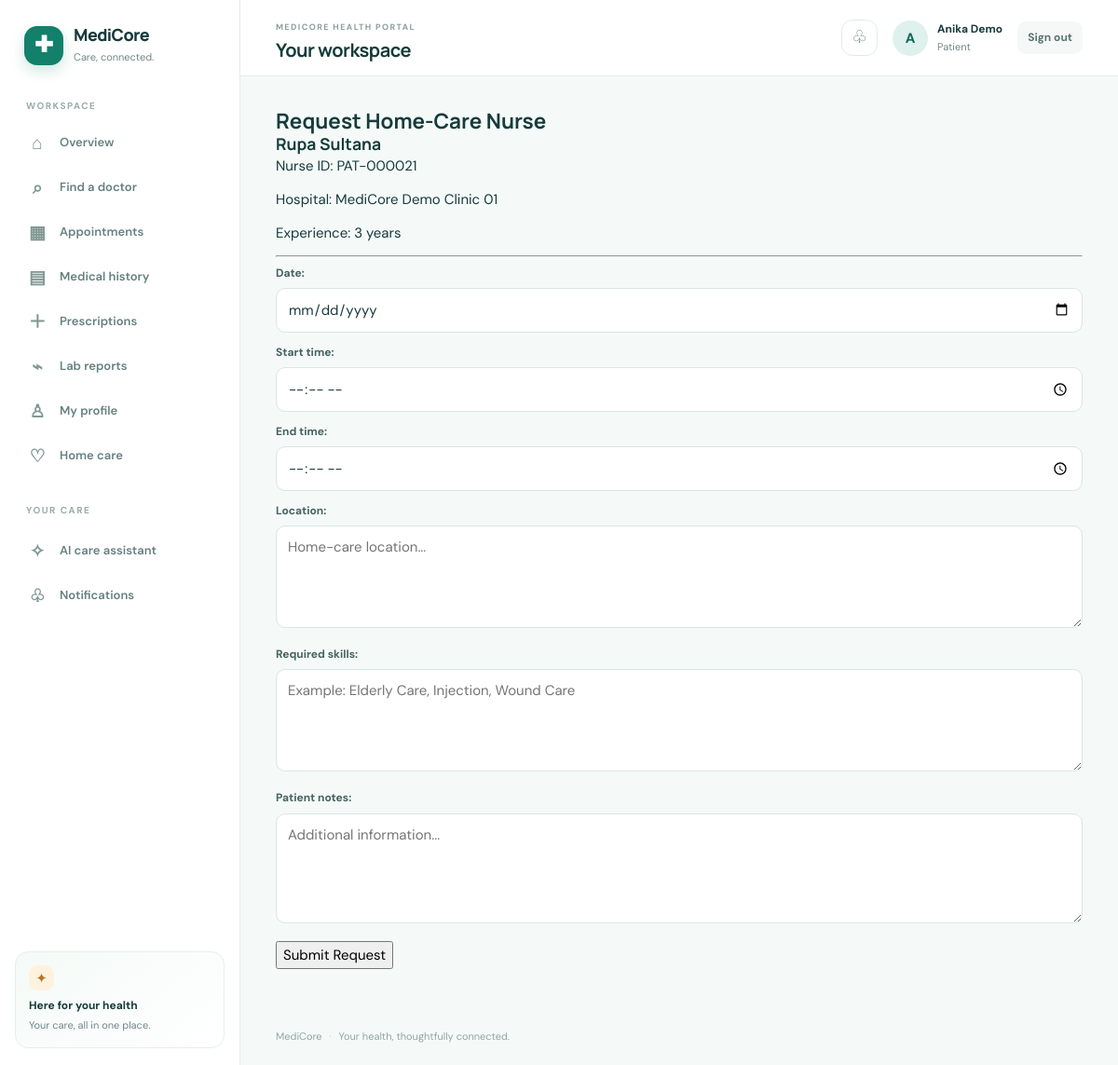
Page /nurses/home-care/request/1/ (signed in) on the committed database.
### apps/accounts/models.py (models this page shows, shortened)
class User(AbstractUser):
    role = models.CharField(
        max_length=20,
        choices=Role.choices,
        default=Role.PATIENT,
    )
    public_id = models.CharField(
        max_length=20,
        unique=True,
        blank=True,
    )
    is_verified = models.BooleanField(default=False)

### apps/nurses/models.py (models this page shows, shortened)
class NurseProfile(models.Model):
    user = models.OneToOneField(
        settings.AUTH_USER_MODEL,
        on_delete=models.CASCADE,
        related_name="nurse_profile",
    )
    qualification = models.CharField(
        max_length=255,
        blank=True,
    )
    experience_years = models.PositiveIntegerField(
        default=0,
    )
    skills = models.TextField(
        blank=True,
        help_text="Example: Elderly Care, Patient Care, Injection, Wound Care",
    )
    hospital = models.ForeignKey(
        Hospital,
        on_delete=models.SET_NULL,
        null=True,
        blank=True,
        related_name="nurse_profiles",
    )
    phone = models.CharField(
        max_length=20,
        blank=True,
    )
    bio = models.TextField(
        blank=True,
    )
    is_verified = models.BooleanField(
        default=False,
    )
    rating = models.DecimalField(
        max_digits=3,
        decimal_places=2,
        default=0,
    )
    total_reviews = models.PositiveIntegerField(
        default=0,
    )
    created_at = models.DateTimeField(
        default=timezone.now,
    )
    updated_at = models.DateTimeField(
        default=timezone.now,
    )

### apps/hospitals/models.py (models this page shows, shortened)
class Hospital(models.Model):
    name = models.CharField(
        max_length=200
    )
    code = models.CharField(
        max_length=20,
        unique=True,
    )
    address = models.TextField()
    phone = models.CharField(
        max_length=20,
        blank=True,
    )
    email = models.EmailField(
        blank=True,
    )
    website = models.URLField(
        blank=True,
    )
    description = models.TextField(
        blank=True,
    )
    is_active = models.BooleanField(
        default=True,
    )
    created_at = models.DateTimeField(
        auto_now_add=True,
    )
    updated_at = models.DateTimeField(
        auto_now=True,
    )

### apps/nurses/views.py (the view)
@login_required
def request_home_care(request, nurse_id):
    if request.user.role != "PATIENT":
        return render(
            request,
            "errors/403.html",
            status=403,
        )
    nurse = get_object_or_404(
        NurseProfile.objects.select_related(
            "user",
            "hospital",
        ),
        id=nurse_id,
    )
    if request.method == "POST":
        form = HomeCareRequestForm(request.POST)
        if form.is_valid():
            date = form.cleaned_data["date"]
            start_time = form.cleaned_data["start_time"]
            end_time = form.cleaned_data["end_time"]
            available, reason = is_nurse_available(
                nurse=nurse,
                date=date,
                start_time=start_time,
                end_time=end_time,
            )
            if not available:
                form.add_error(
                    None,
                    reason,
                )
            else:
                home_care_request = form.save(
                    commit=False
                )
                home_care_request.patient = request.user
                home_care_request.nurse = nurse
                home_care_request.save()
                create_notification(
                    recipient=nurse.user,
                    title="New Home-Care Request",
                    message=(
                        f"Patient {request.user.public_id} "
                        f"has requested home-care service "
                        f"on {date} from {start_time} "
                        f"to {end_time}."
                    ),
                    notification_type="HOME_CARE",
                    link="/nurses/home-care/requests/",
                )
                messages.success(
                    request,
                    "Home-care request submitted successfully.",
                )
                return redirect(
                    "nurses:my_home_care_requests"
                )
    else:
        form = HomeCareRequestForm()
    return render(
        request,
        "nurses/request_home_care.html",
        {
            "nurse": nurse,
            "form": form,
        },
    )

### apps/nurses/forms.py (shortened to what this page needs)
class HomeCareRequestForm(forms.ModelForm):
    class Meta:
        model = HomeCareRequest
        fields = [
            "date",
            "start_time",
            "end_time",
            "location",
            "required_skills",
            "patient_notes",
        ]
        widgets = {
            "date": forms.DateInput(attrs={"type": "date"}),
            "start_time": forms.TimeInput(attrs={"type": "time"}),
            "end_time": forms.TimeInput(attrs={"type": "time"}),
            "location": forms.Textarea(attrs={
                "rows": 3,
                "placeholder": "Home-care location...",
            }),
            "required_skills": forms.Textarea(attrs={
                "rows": 3,
                "placeholder": "Example: Elderly Care, Injection, Wound Care",
            }),
            "patient_notes": forms.Textarea(attrs={
                "rows": 4,
                "placeholder": "Additional information...",
            }),
        }

### templates/nurses/request_home_care.html (shortened to what this page needs)
{% extends "base.html" %}
{% block content %}
<h1>Request Home-Care Nurse</h1>
<h3>
    {{ nurse.user.get_full_name }}
</h3>
<p>
    Nurse ID: {{ nurse.user.public_id }}
</p>
{% if nurse.hospital %}
<p>
    Hospital: {{ nurse.hospital.name }}
</p>
{% endif %}
<p>
    Experience:
    {{ nurse.experience_years }} years
</p>
<hr>
<form method="post">
    {{ form.as_p }}
    <button type="submit">
        Submit Request
    </button>
</form>
{% endblock %}

### templates/base.html (shortened to what this page needs)
{% load static %}
<!doctype html>
<html lang="en">
  <head>
    <link rel="stylesheet" href="{% static 'css/base.css' %}" />
    <link rel="stylesheet" href="{% static 'css/components.css' %}" />
    <link rel="stylesheet" href="{% static 'css/pages.css' %}" />
  </head>
  <body>
    {% if request.user.is_authenticated %}
    <div class="app-shell">
      <aside class="sidebar" id="app-sidebar" aria-label="Main navigation">
        <a class="brand" href="{% url 'home' %}">
          <span class="brand-icon" aria-hidden="true">✚</span>
          <span class="brand-copy"><strong>MediCore</strong><small>Care, connected.</small></span>
        </a>
        <div class="nav-caption">WORKSPACE</div>
        <nav class="sidebar-nav">
          {% if request.user.role == 'PATIENT' %}
            <a href="{% url 'patients:dashboard' %}" class="nav-item{% if request.resolver_match.url_name == 'dashboard' and request.resolver_match.namespace == 'patients' %} active{% endif %}"><span class="nav-icon">⌂</span>Overview</a>
            <a href="{% url 'patients:find_doctors' %}" class="nav-item{% if request.resolver_match.url_name == 'find_doctors' %} active{% endif %}"><span class="nav-icon">⌕</span>Find a doctor</a>
            <a href="{% url 'patients:appointments' %}" class="nav-item{% if request.resolver_match.url_name == 'appointments' %} active{% endif %}"><span class="nav-icon">▦</span>Appointments</a>
            <a href="{% url 'patients:medical_history' %}" class="nav-item{% if request.resolver_match.url_name == 'medical_history' %} active{% endif %}"><span class="nav-icon">▤</span>Medical history</a>
            <a href="{% url 'patients:prescriptions' %}" class="nav-item{% if request.resolver_match.url_name == 'prescriptions' %} active{% endif %}"><span class="nav-icon">＋</span>Prescriptions</a>
            <a href="{% url 'patients:lab_reports' %}" class="nav-item{% if request.resolver_match.url_name == 'lab_reports' %} active{% endif %}"><span class="nav-icon">⌁</span>Lab reports</a>
            <a href="{% url 'patients:profile' %}" class="nav-item{% if request.resolver_match.url_name == 'profile' and request.resolver_match.namespace == 'patients' %} active{% endif %}"><span class="nav-icon">♙</span>My profile</a>
            <a href="{% url 'nurses:my_home_care_requests' %}" class="nav-item"><span class="nav-icon">♡</span>Home care</a>
          {% elif request.user.role == 'LAB' %}
            <a href="{% url 'medical_records:lab_orders' %}" class="nav-item active"><span class="nav-icon">⌁</span>Lab orders</a>
          {% elif request.user.role == 'PHARMACIST' %}
            <a href="{% url 'pharmacy:prescriptions' %}" class="nav-item active"><span class="nav-icon">＋</span>Prescriptions</a>
          {% elif request.user.role == 'RECEPTIONIST' %}
            <a href="{% url 'billing:bills' %}" class="nav-item active"><span class="nav-icon">▤</span>Billing</a>
          {% elif request.user.is_superuser or request.user.role == 'ADMIN' %}
            <a href="{% url 'admin:index' %}" class="nav-item"><span class="nav-icon">⚙</span>Administration</a>
          {% endif %}
          <div class="nav-caption nav-caption-spaced">YOUR CARE</div>
          <a href="{% url 'chatbot:page' %}" class="nav-item{% if request.resolver_match.namespace == 'chatbot' %} active{% endif %}"><span class="nav-icon">✧</span>AI care assistant</a>
          <a href="{% url 'notifications:list' %}" class="nav-item{% if request.resolver_match.namespace == 'notifications' %} active{% endif %}"><span class="nav-icon">♧</span>Notifications</a>
        </nav>
        <div class="sidebar-footer">
          <div class="sidebar-help-mark">✦</div>
          <strong>Here for your health</strong>
          <span>Your care, all in one place.</span>
        </div>
      </aside>
      <main class="main-content">
        <header class="topbar">
          <div class="topbar-title-wrap">
            <div><span class="page-label">MEDICORE HEALTH PORTAL</span><h1>{% block page_heading %}Your workspace{% endblock %}</h1></div>
          </div>
          <div class="topbar-actions">
            <a class="icon-button notification-link" href="{% url 'notifications:list' %}" aria-label="Notifications">♧</a>
            <div class="user-mini">
              <div class="avatar">{{ request.user.first_name|default:request.user.username|slice:':1'|upper }}</div>
              <div class="user-details"><strong>{{ request.user.get_full_name|default:request.user.username }}</strong><span>{{ request.user.get_role_display }}</span></div>
            </div>
            <form method="post" action="{% url 'logout' %}" class="logout-form">{% csrf_token %}<button type="submit" class="logout-button">Sign out</button></form>
          </div>
        </header>
    {% endif %}
    {% if request.user.is_authenticated %}<section class="page-content">{% else %}<main class="public-content">{% endif %}
      {% block content %}{% endblock %}
    {% if request.user.is_authenticated %}</section>{% else %}</main>{% endif %}
    {% if request.user.is_authenticated %}
      <footer class="site-footer">MediCore <span>·</span> Your health, thoughtfully connected.</footer>
    </main>
    </div>
    {% else %}
      <footer class="site-footer">MediCore <span>·</span> Your health, thoughtfully connected.</footer>
    </div>
    {% endif %}
  </body>
</html>

### static/css/components.css (style rules this page uses)
.form-label, label { display: block; margin-bottom: 6px; color: #45625e; font-size: 12px; font-weight: 700; }
input, select, textarea { max-width: 100%; border: 1px solid #d9e6e2; border-radius: 10px; background: #fff; color: var(--text); }
input:not([type="checkbox"]):not([type="radio"]):not([type="submit"]), select, textarea { width: 100%; min-height: 42px; padding: 10px 12px; }
textarea { min-height: 110px; resize: vertical; }

### rows in the picture
User: user.first_name "A", user.get_full_name "Anika Demo", user.role "Patient"
NurseProfile: user.get_full_name "Rupa Sultana", user.public_id "PAT-000021", hospital.name "MediCore Demo Clinic 01", experience_years "3"
